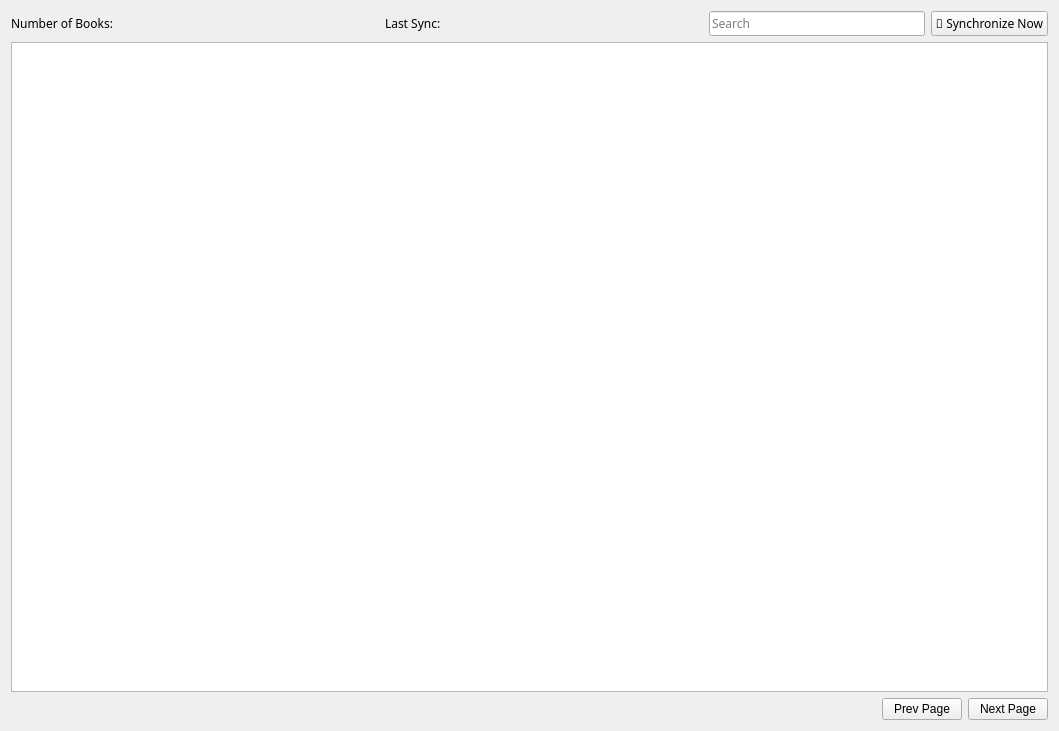
<?xml version="1.0" encoding="UTF-8"?>
<ui version="4.0">
 <class>BookSection</class>
 <widget class="QWidget" name="BookSection">
  <property name="geometry">
   <rect>
    <x>0</x>
    <y>0</y>
    <width>1059</width>
    <height>731</height>
   </rect>
  </property>
  <property name="windowTitle">
   <string>Form</string>
  </property>
  <layout class="QVBoxLayout" name="verticalLayout">
   <item>
    <layout class="QHBoxLayout" name="horizontalLayout">
     <item>
      <widget class="QLabel" name="numberOfBooksTextLabel">
       <property name="sizePolicy">
        <sizepolicy hsizetype="Fixed" vsizetype="Preferred">
         <horstretch>0</horstretch>
         <verstretch>0</verstretch>
        </sizepolicy>
       </property>
       <property name="font">
        <font>
         <family>Segoe Fluent Icons</family>
        </font>
       </property>
       <property name="text">
        <string>Number of Books: </string>
       </property>
       <property name="textInteractionFlags">
        <set>Qt::LinksAccessibleByMouse|Qt::TextSelectableByMouse</set>
       </property>
      </widget>
     </item>
     <item>
      <widget class="QLabel" name="numberOfBooksLabel">
       <property name="sizePolicy">
        <sizepolicy hsizetype="MinimumExpanding" vsizetype="Preferred">
         <horstretch>0</horstretch>
         <verstretch>0</verstretch>
        </sizepolicy>
       </property>
       <property name="font">
        <font>
         <family>Segoe Fluent Icons</family>
        </font>
       </property>
       <property name="text">
        <string/>
       </property>
       <property name="textInteractionFlags">
        <set>Qt::LinksAccessibleByMouse|Qt::TextSelectableByMouse</set>
       </property>
      </widget>
     </item>
     <item>
      <spacer name="horizontalSpacer_2">
       <property name="font">
        <font>
         <family>Segoe Fluent Icons</family>
        </font>
       </property>
       <property name="orientation">
        <enum>Qt::Horizontal</enum>
       </property>
       <property name="sizeType">
        <enum>QSizePolicy::Minimum</enum>
       </property>
       <property name="sizeHint" stdset="0">
        <size>
         <width>40</width>
         <height>20</height>
        </size>
       </property>
      </spacer>
     </item>
     <item>
      <widget class="QLabel" name="lastSyncTextLabel">
       <property name="sizePolicy">
        <sizepolicy hsizetype="Fixed" vsizetype="Preferred">
         <horstretch>0</horstretch>
         <verstretch>0</verstretch>
        </sizepolicy>
       </property>
       <property name="font">
        <font>
         <family>Segoe Fluent Icons</family>
        </font>
       </property>
       <property name="text">
        <string>Last Sync:</string>
       </property>
       <property name="textInteractionFlags">
        <set>Qt::LinksAccessibleByMouse|Qt::TextSelectableByMouse</set>
       </property>
      </widget>
     </item>
     <item>
      <widget class="QLabel" name="lastSyncLabel">
       <property name="sizePolicy">
        <sizepolicy hsizetype="MinimumExpanding" vsizetype="Preferred">
         <horstretch>0</horstretch>
         <verstretch>0</verstretch>
        </sizepolicy>
       </property>
       <property name="font">
        <font>
         <family>Segoe Fluent Icons</family>
        </font>
       </property>
       <property name="text">
        <string/>
       </property>
       <property name="textInteractionFlags">
        <set>Qt::LinksAccessibleByMouse|Qt::TextSelectableByMouse</set>
       </property>
      </widget>
     </item>
     <item>
      <spacer name="horizontalSpacer">
       <property name="font">
        <font>
         <family>Segoe Fluent Icons</family>
        </font>
       </property>
       <property name="orientation">
        <enum>Qt::Horizontal</enum>
       </property>
       <property name="sizeType">
        <enum>QSizePolicy::Minimum</enum>
       </property>
       <property name="sizeHint" stdset="0">
        <size>
         <width>40</width>
         <height>20</height>
        </size>
       </property>
      </spacer>
     </item>
     <item>
      <widget class="QLineEdit" name="searchLineEdit">
       <property name="font">
        <font>
         <family>Segoe Fluent Icons</family>
        </font>
       </property>
       <property name="placeholderText">
        <string>Search</string>
       </property>
       <property name="clearButtonEnabled">
        <bool>true</bool>
       </property>
      </widget>
     </item>
     <item>
      <widget class="QPushButton" name="synchronizeNowButton">
       <property name="sizePolicy">
        <sizepolicy hsizetype="Fixed" vsizetype="Fixed">
         <horstretch>0</horstretch>
         <verstretch>0</verstretch>
        </sizepolicy>
       </property>
       <property name="font">
        <font>
         <family>Segoe Fluent Icons</family>
        </font>
       </property>
       <property name="text">
        <string> Synchronize Now</string>
       </property>
      </widget>
     </item>
    </layout>
   </item>
   <item>
    <widget class="QListWidget" name="booksListWidget">
     <property name="sizePolicy">
      <sizepolicy hsizetype="Preferred" vsizetype="MinimumExpanding">
       <horstretch>0</horstretch>
       <verstretch>0</verstretch>
      </sizepolicy>
     </property>
     <property name="font">
      <font>
       <family>Segoe Fluent Icons</family>
      </font>
     </property>
     <property name="acceptDrops">
      <bool>false</bool>
     </property>
     <property name="styleSheet">
      <string notr="true">QListWidget::item:selected {
	background-color: rgba(0,0,0,0); 
	color:  black;
}</string>
     </property>
     <property name="dragDropOverwriteMode">
      <bool>false</bool>
     </property>
     <property name="dragDropMode">
      <enum>QAbstractItemView::DragDrop</enum>
     </property>
     <property name="resizeMode">
      <enum>QListView::Adjust</enum>
     </property>
     <property name="viewMode">
      <enum>QListView::IconMode</enum>
     </property>
     <property name="wordWrap">
      <bool>true</bool>
     </property>
    </widget>
   </item>
   <item>
    <layout class="QHBoxLayout" name="horizontalLayout_2">
     <item>
      <spacer name="horizontalSpacer_3">
       <property name="orientation">
        <enum>Qt::Horizontal</enum>
       </property>
       <property name="sizeHint" stdset="0">
        <size>
         <width>40</width>
         <height>0</height>
        </size>
       </property>
      </spacer>
     </item>
     <item>
      <widget class="QPushButton" name="prevPageButton">
       <property name="text">
        <string>Prev Page</string>
       </property>
      </widget>
     </item>
     <item>
      <widget class="QPushButton" name="nextPageButton">
       <property name="text">
        <string>Next Page</string>
       </property>
      </widget>
     </item>
    </layout>
   </item>
  </layout>
 </widget>
 <resources/>
 <connections/>
</ui>
